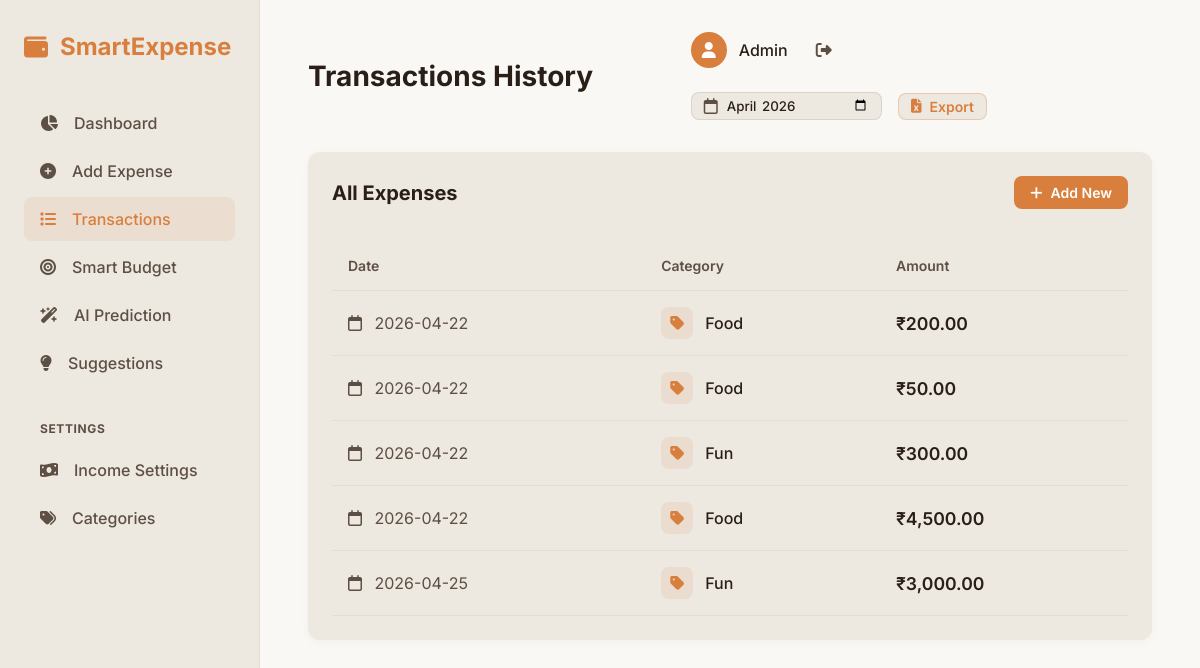
The page /view_expenses (signed in) on the database its author committed.
### models.py (models this page shows)
class Expense(db.Model):
    __tablename__ = 'expenses'
    id = db.Column(db.Integer, primary_key=True, autoincrement=True)
    user_id = db.Column(db.Integer, db.ForeignKey('user.id'), index=True)
    category = db.Column(db.String)
    amount = db.Column(db.Float)
    date = db.Column(db.String)

### app.py (the view)
@app.route('/view_expenses')
def view_expenses():
    if 'user_id' not in session:
        return redirect(url_for('login'))
    user_id = session['user_id']
    current_month = request.args.get('month', datetime.now().strftime("%Y-%m"))
    expenses = Expense.query.filter(
        Expense.user_id == user_id,
        func.substr(Expense.date, 1, 7) == current_month
    ).order_by(Expense.date.desc(), Expense.id.desc()).all()
    data = [(e.category, e.amount, e.date) for e in expenses]
    return render_template("view_expenses.html", data=data, selected_month=current_month)

### app.py (called while the page is built)
@app.after_request
def add_header(response):
    response.headers['Cache-Control'] = 'no-store'
    return response

### templates/view_expenses.html (shortened to what this page needs)
{% extends "base.html" %}
{% block title %}Transactions History{% endblock %}
{% block topbar_actions %}
<form method="get" id="monthForm" style="display: flex; align-items: center; gap: 0.5rem; background: var(--bg-card); padding: 0.25rem 0.75rem; border-radius: 8px; border: 1px solid rgba(42,31,24,0.1);">
    <i class="fa-regular fa-calendar" style="color: var(--text-secondary);"></i>
    <input type="month" name="month" value="{{ selected_month }}" onchange="document.getElementById('monthForm').submit()" style="background: transparent; border: none; outline: none; color: var(--text-primary); font-weight: 500; cursor: pointer;">
</form>
<a href="/export/excel?month={{ selected_month }}" class="btn" style="background: var(--bg-card); color: var(--accent); border: 1px solid rgba(217, 127, 62, 0.3); padding: 0.25rem 0.75rem; border-radius: 8px; font-size: 0.875rem; text-decoration: none; display: flex; align-items: center; gap: 0.5rem;"><i class="fa-solid fa-file-excel"></i> Export</a>
{% endblock %}
{% block content %}
<div class="animate-fade-in">
    <div class="card">
        <div style="display: flex; justify-content: space-between; align-items: center; margin-bottom: 2rem;">
            <h3 style="font-size: 1.25rem;">All Expenses</h3>
            <a href="/add_expense" class="btn btn-primary" style="font-size: 0.875rem; padding: 0.5rem 1rem;">
                <i class="fa-solid fa-plus"></i> Add New
            </a>
        </div>
        {% if data %}
        <div style="overflow-x: auto;">
            <table>
                <thead>
                    <tr>
                        <th>Date</th>
                        <th>Category</th>
                        <th>Amount</th>
                    </tr>
                </thead>
                <tbody>
                    {% for row in data|reverse %}
                    <tr>
                        <td style="color: var(--text-secondary);">
                            <i class="fa-regular fa-calendar" style="margin-right: 0.5rem;"></i> {{ row[2] }}
                        </td>
                        <td>
                            <div style="display: flex; align-items: center; gap: 0.75rem;">
                                <div style="width: 32px; height: 32px; border-radius: 8px; background: rgba(217, 127, 62, 0.1); color: var(--accent); display: flex; align-items: center; justify-content: center;">
                                    <i class="fa-solid fa-tag"></i>
                                </div>
                                <span style="font-weight: 500; text-transform: capitalize;">{{ row[0] }}</span>
                            </div>
                        </td>
                        <td style="font-weight: 600; font-size: 1.1rem; color: var(--text-primary);">
                            ₹{{ '{:,.2f}'.format(row[1]) }}
                        </td>
                    </tr>
                    {% endfor %}
                </tbody>
            </table>
        </div>
        {% endif %}
    </div>
</div>
{% endblock %}

### static/css/style.css (style rules this page uses)
:root { --bg-main: #faf8f5; --bg-card: #ede8e0; --text-primary: #2a1f18; --text-secondary: #5e4f45; --accent: #d97f3e; --accent-hover: #c46d33; --success: #2e7d32; --warning: #ed6c02; --danger: #d32f2f; --sidebar-width: 260px; --border-radius: 12px; }
* { margin: 0; padding: 0; box-sizing: border-box; font-family: 'Inter', sans-serif; -webkit-font-smoothing: antialiased; -webkit-tap-highlight-color: transparent; }
body { background-color: var(--bg-main); color: var(--text-primary); display: flex; min-height: 100vh; -webkit-user-select: none; user-select: none; }
input, textarea, select { -webkit-user-select: auto; user-select: auto; }
.card { background: var(--bg-card); border-radius: var(--border-radius); padding: 1.5rem; box-shadow: 0 2px 8px rgba(42, 31, 24, 0.04); }
.btn { display: inline-flex; align-items: center; justify-content: center; gap: 0.5rem; padding: 0.75rem 1.5rem; border-radius: 8px; border: none; font-weight: 600; cursor: pointer; text-decoration: none; }
.btn-primary { background: var(--accent); color: white; }
table { width: 100%; border-collapse: collapse; }
th, td { padding: 1rem; text-align: left; border-bottom: 1px solid rgba(42, 31, 24, 0.05); }
th { color: var(--text-secondary); font-weight: 600; font-size: 0.875rem; }

### rows shown on the page
Expense: date "2026-04-22", category "Food", amount "200.00"
Expense: date "2026-04-22", category "Food", amount "50.00"
Expense: date "2026-04-22", category "Fun", amount "300.00"
Expense: date "2026-04-22", category "Food", amount "4,500.00"
Expense: date "2026-04-25", category "Fun", amount "3,000.00"

### other values the page prints
{{ session.get('user', '').title() }} "Admin"
